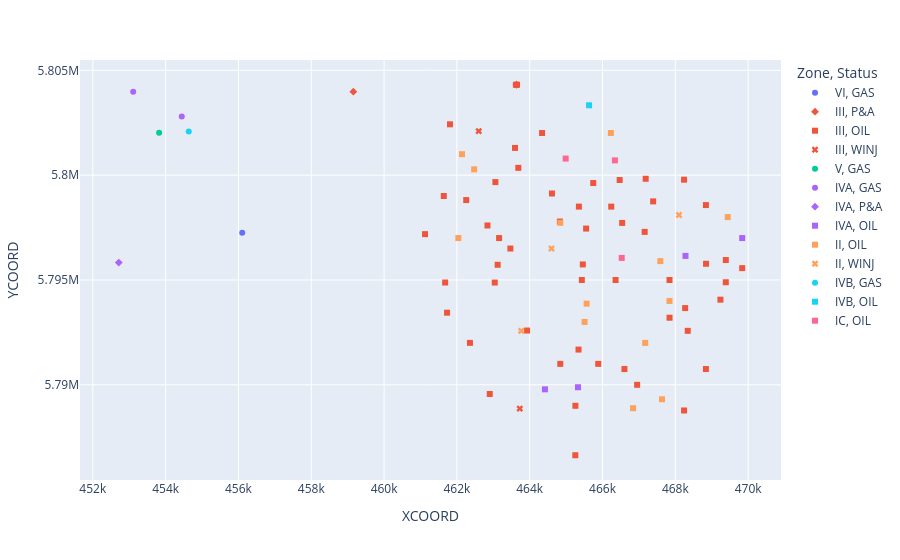

The notebook cell this image was saved under:
### Code cell
import plotly.express as px
# 3 inputs are required in plotly
fig = px.scatter(Data, x='XCOORD', y='YCOORD', color='Zone', symbol='Status')
fig

### Figure 1 — Plotly figure (JSON) as saved in the notebook; plotly's stock layout.template omitted (floating-point values rounded to 4 significant figures)
{"data": [{"hovertemplate": "Zone=VI<br>Status=GAS<br>XCOORD=%{x}<br>YCOORD=%{y}<extra></extra>", "legendgroup": "VI, GAS", "marker": {"color": "#636efa", "symbol": "circle"}, "mode": "markers", "name": "VI, GAS", "orientation": "v", "showlegend": true, "type": "scatter", "x": [456100.0], "xaxis": "x", "y": [5797000.0], "yaxis": "y"}, {"hovertemplate": "Zone=III<br>Status=P&A<br>XCOORD=%{x}<br>YCOORD=%{y}<extra></extra>", "legendgroup": "III, P&A", "marker": {"color": "#EF553B", "symbol": "diamond"}, "mode": "markers", "name": "III, P&A", "orientation": "v", "showlegend": true, "type": "scatter", "x": [459200.0, 463636], "xaxis": "x", "y": [5804000.0, 5804313], "yaxis": "y"}, {"hovertemplate": "Zone=III<br>Status=OIL<br>XCOORD=%{x}<br>YCOORD=%{y}<extra></extra>", "legendgroup": "III, OIL", "marker": {"color": "#EF553B", "symbol": "square"}, "mode": "markers", "name": "III, OIL", "orientation": "v", "showlegend": true, "type": "scatter", "x": [465300.0, 465500.0, 461125, 462900.0, 465882, 465400.0, 464600.0, 461640, 468840, 463500.0, 461700.0, 463651, 465300.0, 466500.0, 467000.0, 465300.0, 465500.0, 466240, 467840, 463040, 464840, 464340, 462840, 467200.0, 463100.0, 466540, 461700.0, 468840, 468240, 466400.0, 465400.0, 462400.0, 461800.0, 462300.0, 463100.0, 466600.0, 463900.0, 463200.0, 467400.0, 463700.0, 463600.0, 463621, 467200.0, 465700.0, 464800.0, 468300.0, 469400.0, 468200.0, 468300.0, 469200.0, 469400.0, 469800.0, 468800.0, 467800.0], "xaxis": "x", "y": [5789000, 5796000.0, 5797000.0, 5790000.0, 5791000, 5798500, 5799126, 5799000.0, 5799000.0, 5796500, 5793000.0, 5804313, 5792000.0, 5800000.0, 5790000, 5787000.0, 5797000.0, 5798500, 5795000, 5795000.0, 5791000, 5802010, 5797600, 5797000.0, 5800000.0, 5798000.0, 5795000.0, 5791000.0, 5800000.0, 5795000, 5795000, 5792000, 5802000.0, 5799000.0, 5796000.0, 5791000.0, 5793000.0, 5797000, 5799000.0, 5800000.0, 5801300, 5804313, 5800000.0, 5800000.0, 5797788, 5793000.0, 5795000.0, 5789000.0, 5794000.0, 5794000.0, 5796000.0, 5796000.0, 5796000.0, 5793000.0], "yaxis": "y"}, {"hovertemplate": "Zone=III<br>Status=WINJ<br>XCOORD=%{x}<br>YCOORD=%{y}<extra></extra>", "legendgroup": "III, WINJ", "marker": {"color": "#EF553B", "symbol": "x"}, "mode": "markers", "name": "III, WINJ", "orientation": "v", "showlegend": true, "type": "scatter", "x": [463727, 462600], "xaxis": "x", "y": [5788866, 5802100], "yaxis": "y"}, {"hovertemplate": "Zone=V<br>Status=GAS<br>XCOORD=%{x}<br>YCOORD=%{y}<extra></extra>", "legendgroup": "V, GAS", "marker": {"color": "#00cc96", "symbol": "circle"}, "mode": "markers", "name": "V, GAS", "orientation": "v", "showlegend": true, "type": "scatter", "x": [453800.0], "xaxis": "x", "y": [5802000.0], "yaxis": "y"}, {"hovertemplate": "Zone=IVA<br>Status=GAS<br>XCOORD=%{x}<br>YCOORD=%{y}<extra></extra>", "legendgroup": "IVA, GAS", "marker": {"color": "#ab63fa", "symbol": "circle"}, "mode": "markers", "name": "IVA, GAS", "orientation": "v", "showlegend": true, "type": "scatter", "x": [454400.0, 453100.0], "xaxis": "x", "y": [5803000.0, 5804000.0], "yaxis": "y"}, {"hovertemplate": "Zone=IVA<br>Status=P&A<br>XCOORD=%{x}<br>YCOORD=%{y}<extra></extra>", "legendgroup": "IVA, P&A", "marker": {"color": "#ab63fa", "symbol": "diamond"}, "mode": "markers", "name": "IVA, P&A", "orientation": "v", "showlegend": true, "type": "scatter", "x": [452714], "xaxis": "x", "y": [5795830], "yaxis": "y"}, {"hovertemplate": "Zone=IVA<br>Status=OIL<br>XCOORD=%{x}<br>YCOORD=%{y}<extra></extra>", "legendgroup": "IVA, OIL", "marker": {"color": "#ab63fa", "symbol": "square"}, "mode": "markers", "name": "IVA, OIL", "orientation": "v", "showlegend": true, "type": "scatter", "x": [464400.0, 465300.0, 468300.0, 469800.0], "xaxis": "x", "y": [5790000.0, 5790000.0, 5796000.0, 5797000], "yaxis": "y"}, {"hovertemplate": "Zone=II<br>Status=OIL<br>XCOORD=%{x}<br>YCOORD=%{y}<extra></extra>", "legendgroup": "II, OIL", "marker": {"color": "#FFA15A", "symbol": "square"}, "mode": "markers", "name": "II, OIL", "orientation": "v", "showlegend": true, "type": "scatter", "x": [466200.0, 467600.0, 462474, 466840, 464840, 467200.0, 467600.0, 465600.0, 462100.0, 462040, 467840, 465500.0, 469440], "xaxis": "x", "y": [5802000.0, 5789000.0, 5800000.0, 5789000.0, 5798000.0, 5792000, 5796000.0, 5794000.0, 5801000, 5797000, 5794000, 5793000, 5798000], "yaxis": "y"}, {"hovertemplate": "Zone=II<br>Status=WINJ<br>XCOORD=%{x}<br>YCOORD=%{y}<extra></extra>", "legendgroup": "II, WINJ", "marker": {"color": "#FFA15A", "symbol": "x"}, "mode": "markers", "name": "II, WINJ", "orientation": "v", "showlegend": true, "type": "scatter", "x": [464600.0, 468100, 463767], "xaxis": "x", "y": [5796500, 5798100, 5792575], "yaxis": "y"}, {"hovertemplate": "Zone=IVB<br>Status=GAS<br>XCOORD=%{x}<br>YCOORD=%{y}<extra></extra>", "legendgroup": "IVB, GAS", "marker": {"color": "#19d3f3", "symbol": "circle"}, "mode": "markers", "name": "IVB, GAS", "orientation": "v", "showlegend": true, "type": "scatter", "x": [454600.0], "xaxis": "x", "y": [5802000.0], "yaxis": "y"}, {"hovertemplate": "Zone=IVB<br>Status=OIL<br>XCOORD=%{x}<br>YCOORD=%{y}<extra></extra>", "legendgroup": "IVB, OIL", "marker": {"color": "#19d3f3", "symbol": "square"}, "mode": "markers", "name": "IVB, OIL", "orientation": "v", "showlegend": true, "type": "scatter", "x": [465600.0], "xaxis": "x", "y": [5803000.0], "yaxis": "y"}, {"hovertemplate": "Zone=IC<br>Status=OIL<br>XCOORD=%{x}<br>YCOORD=%{y}<extra></extra>", "legendgroup": "IC, OIL", "marker": {"color": "#FF6692", "symbol": "square"}, "mode": "markers", "name": "IC, OIL", "orientation": "v", "showlegend": true, "type": "scatter", "x": [466500.0, 466340, 465000.0], "xaxis": "x", "y": [5796000.0, 5801000.0, 5801000.0], "yaxis": "y"}], "layout": {"legend": {"title": {"text": "Zone, Status"}, "tracegroupgap": 0}, "margin": {"t": 60}, "xaxis": {"anchor": "y", "domain": [0, 1], "title": {"text": "XCOORD"}}, "yaxis": {"anchor": "x", "domain": [0, 1], "title": {"text": "YCOORD"}}}}
